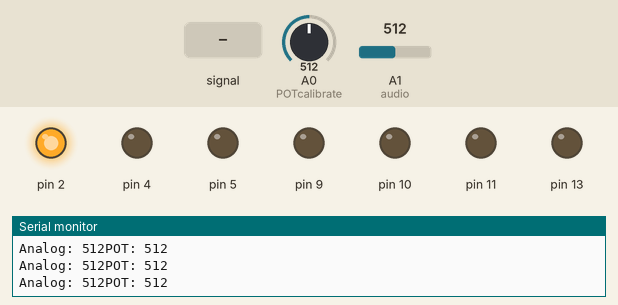
Recording of a sketch running on a simulated Arduino Uno, built with avr-gcc and run on an emulated ATmega328P. Parts: output pins drawn as LEDs (lit = HIGH), the last lines printed to the serial monitor. Dashed ring = blinking. The inputs (shaded band) are chosen by the test bench; at power-on: A0 (POTcalibrate) = 512, A1 (audio) = 512.

Above: at 1.2 s.
1.3 s: A1 (audio) fed a 200 Hz sine of ±81 counts around its level
At 4.2 s:
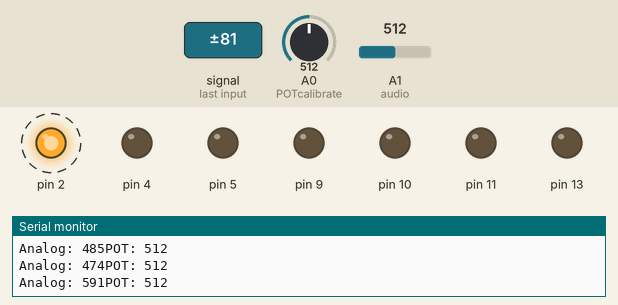
4.3 s: A0 (POTcalibrate) set to 0
At 5.3 s:
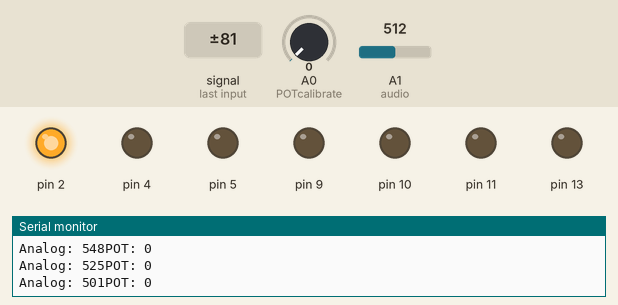
7.3 s: A1 (audio) set to 104
10.3 s: A1 (audio) set to 93
11.8 s: A0 (POTcalibrate) set to 87
14.8 s: A0 (POTcalibrate) set to 103
At 15.7 s:
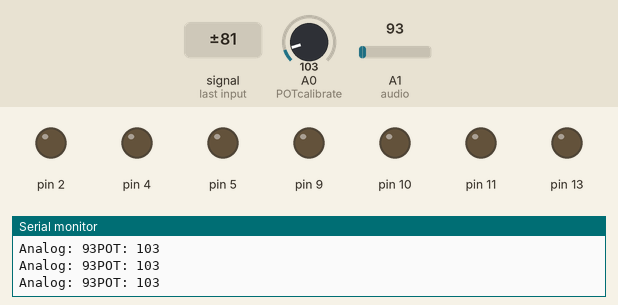
Timing chart, 0 to 17.8 s (numbered marks = the images above; inputs shaded):
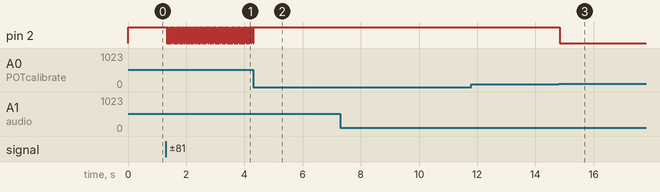

The sketch:

RitmoMusical.ino
```cpp
//int DO = 2; //Pin for Digital Output - DO

int audio = 1; // Pin for Analog Input Audio - A1
int POTcalibrate = 0; //Pin for Analog Input calibrate - A0

int threshold = 20; //Set minimum threshold for LED lit
int threshold1 = 0; //Set minimum threshold for LED lit
int sensorvalue = 0;


void setup() {
  Serial.begin(9600);
  pinMode(2, OUTPUT);
  pinMode(4, OUTPUT);
  pinMode(5, OUTPUT);
  pinMode(9, OUTPUT);
  pinMode(10, OUTPUT);
  pinMode(11, OUTPUT);
  pinMode(13,OUTPUT);

}

void loop() {
  threshold=analogRead(POTcalibrate);
  sensorvalue = analogRead(audio);  //Read the analog value

  //threshold = (threshold1 + sensorvalue)/2;
  //threshold1 = sensorvalue;


  Serial.print("Analog: ");
  Serial.print(sensorvalue);  //Print the analog value
  //Serial.print("/n");
  //Serial.print("Digital: ");
  //Serial.println(digitalRead(DO));  //Print the digital value

  Serial.print("POT: ");
  Serial.println(threshold);  //Print the digital value*/


  if (sensorvalue >= threshold) { //Compare analog value with threshold
    digitalWrite(2, HIGH);
    //digitalWrite(4, HIGH);
    //digitalWrite(5, HIGH);
    //digitalWrite(9, HIGH);
    //digitalWrite(10, HIGH);
    //digitalWrite(11, HIGH);
    //digitalWrite(13, HIGH);
    //Serial.print("OUT: ");
    //Serial.println(HIGH);  //Print the digital value*/


  }
  else {
    digitalWrite(2, LOW);
    //digitalWrite(4, LOW);
    //digitalWrite(5, LOW);
    //digitalWrite(9, LOW);
    //digitalWrite(10, LOW);
    //digitalWrite(11, LOW);
    //digitalWrite(13, LOW);


  }


}
```

Measured:
- the behaviour switches between 93 and 94 on A0 (POTcalibrate) (found by bisection; images 2 and 3)
- after the input at 1.3 s, pin 2: alternates HIGH for 0.02 s and LOW for 0.02 s, starting at once
- after the input at 4.3 s, pin 2: goes on until 4.3 s, then stays HIGH
- after the input at 14.8 s, pin 2: HIGH → LOW at once
